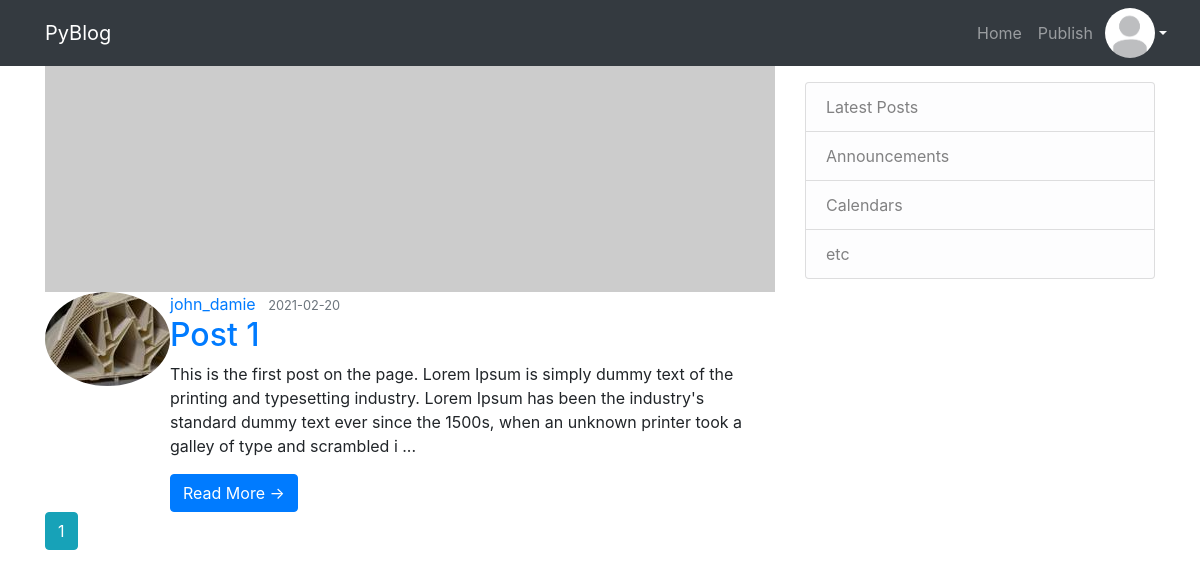
The app's page /home (signed in) with its own data.
### src/models.py (models this page shows, shortened)
class User(db.Model, UserMixin):
    id = db.Column(db.Integer, primary_key=True)
    username = db.Column(db.String(20), unique=True, nullable=False)
    email = db.Column(db.String(120), unique=True, nullable=False)
    image_file = db.Column(db.String(20), nullable=False, default='default.jpg')
    password = db.Column(db.String(60), nullable=False)
    posts = db.relationship('Post', backref='author', lazy=True)

class Post(db.Model):
    id = db.Column(db.Integer, primary_key=True)
    title = db.Column(db.String(100), nullable=False)
    date_posted = db.Column(db.DateTime, nullable=False, default=datetime.utcnow)
    content = db.Column(db.Text, nullable=False)
    user_id = db.Column(db.Integer, db.ForeignKey('user.id'), nullable=False)

### src/components/main/routes.py (the view)
@main.route("/")
@main.route("/home")
def home():
    page = request.args.get('page', 1, type=int)
    posts = Post.query.order_by(Post.date_posted.desc()).paginate(page=page, per_page=5)
    return render_template('index.html', posts=posts)

### src/models.py (called while the page is built)
@login_manager.user_loader
def load_user(user_id):
    return User.query.get(int(user_id))

### src/templates/index.html
{% extends "layout.html" %} {% block content %} {% for post in posts.items %}
<div class="">
  <img
    class="card-img-top"
    src="http://placehold.it/750x300"
    alt="Card image cap"
  />
  <div class="media content-section">
    <img
      class="rounded-circle article-img"
      src="{{ url_for('static', filename='img/' + post.author.image_file) }}"
    />
    <div class="media-body">
      <div class="article-metadata">
        <a
          class="mr-2"
          href="{{ url_for('users.user_posts', username=post.author.username) }}"
          >{{ post.author.username }}</a
        >
        <small class="text-muted"
          >{{ post.date_posted.strftime('%Y-%m-%d') }}</small
        >
      </div>
      <h2 class="article-title">
        <a
          class="article-title"
          href="{{ url_for('posts.post', post_id=post.id) }}"
          >{{ post.title }}</a
        >
      </h2>
      <p class="article-content--sum">
        {{ post.content[0:250].rstrip(" ") }}<span>
          {% if post.content|length > 250 %}... {% endif %}</span
        >
      </p>
      <a
        href="{{ url_for('posts.post', post_id=post.id) }}"
        class="btn btn-primary"
        >Read More &rarr;</a
      >
    </div>
  </div>
</div>
{% endfor %} {% for page_num in posts.iter_pages(left_edge=1, right_edge=1,
left_current=1, right_current=2) %} {% if page_num %} {% if posts.page ==
page_num %}
<a class="btn btn-info mb-4" href="{{ url_for('main.home', page=page_num) }}"
  >{{ page_num }}</a
>
{% else %}
<a
  class="btn btn-outline-info mb-4"
  href="{{ url_for('main.home', page=page_num) }}"
  >{{ page_num }}</a
>
{% endif %} {% else %} ... {% endif %} {% endfor %} {% endblock content %}

### src/templates/layout.html (shortened to what this page needs)
<!DOCTYPE html>
<html>
<head>
    <link rel="stylesheet" href="https://maxcdn.bootstrapcdn.com/bootstrap/4.0.0/css/bootstrap.min.css"
>
    <link rel="stylesheet" type="text/css" href="{{ url_for('static', filename='/css/main.css') }}">
</head>
<body>
<header class="site-header">
    <nav class="navbar navbar-expand-md navbar navbar-dark bg-dark fixed-top">
        <div class="container">
            <a class="navbar-brand mr-4" href="/">PyBlog</a>
            <div class="collapse navbar-collapse" id="navbarToggle">
                <div class="navbar-nav">
                    <a class="nav-item nav-link" style="display:flex; align-items: center; " href="{{ url_for('main.home') }}">Home</a>
                    <a class="nav-item nav-link" style="display:flex; align-items: center; " href="{{ url_for('posts.create_post') }}">Publish</a>
                    {% if current_user.is_authenticated %}
                           <li class="nav-item dropdown">
                            <a class="dropdown-toggle ml-1 text-light" style="display:flex; align-items: center; height:50px; width: 50px" href="#" id="navbarDropdown" role="button" data-toggle="dropdown" aria-haspopup="true" aria-expanded="false">
                               <img class="rounded-circle w-100 h-100" src="{{ url_for('static', filename='img/' + current_user.image_file) }}">
                            </a>
                        </li>
                    {% else %}
                        <a class="nav-item nav-link btn btn-outline-light ml-2" href="{{ url_for('users.sign_in') }}">Sign In</a>
                    {% endif %}
                </div>
            </div>
        </div>
    </nav>
</header>
<main role="main" class="container">
    <div class="row">
        <div class="col-md-8">
            {% block content %}{% endblock %}
        </div>
        <div class="col-md-4">
            <div class="content-section">
                <h3>Our Sidebar</h3>
                <p class='text-muted'>You can put any information here you'd like.
                <ul class="list-group">
                    <li class="list-group-item list-group-item-light">Latest Posts</li>
                    <li class="list-group-item list-group-item-light">Announcements</li>
                    <li class="list-group-item list-group-item-light">Calendars</li>
                    <li class="list-group-item list-group-item-light">etc</li>
                </ul>
                </p>
            </div>
        </div>
    </div>
</main>
</body>
</html>

### records on screen
User: image_file (placeholder picture)
Post: image_file (picture), author.username "john_damie", date_posted "2021-02-20", title "Post 1", content "This is the first post on the page. Lorem Ipsum is simply dummy text of the printing and typesetting industry. Lorem Ipsum has been the industry's standard dummy text ever since the 1500s, when an unknown printer took a galley of type and scrambled i"

### other values on screen
{{ page_num }} "1"
